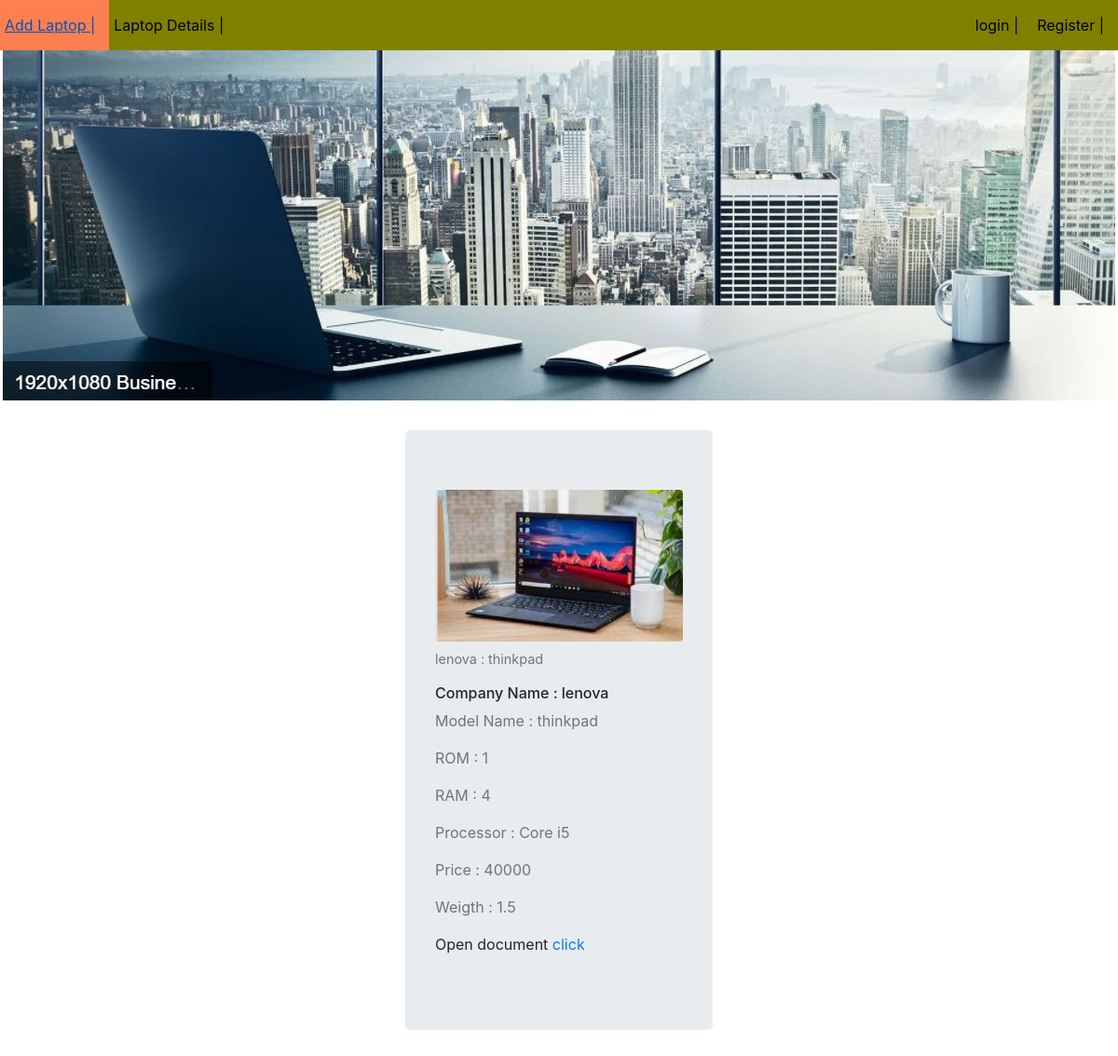
The app's page /fa/details/15/ with its own data.
### FirstApp/models.py (models this page shows, shortened)
class Laptop(models.Model):
    company = models.CharField(max_length=50)
    model_name = models.CharField(max_length=50)
    ram = models.IntegerField()
    rom = models.IntegerField()
    processor = models.CharField(max_length=30)
    price = models.IntegerField()
    weigth = models.FloatField()
    picture = models.ImageField(upload_to='images',default='')
    document = models.FileField(upload_to='files',default='')

### FirstApp/views.py (the view)
# urls.py: path('details/<int:id>/',views.details,name='details'),
def details(request,id):
    lap_object = Laptop.objects.get(id=id)
    template_name = 'FirstApp/detailslaptop.html'
    context = {'lap_object': lap_object}
    return render(request, template_name, context)

### templates/FirstApp/detailslaptop.html (shortened to what this page needs)
{% extends "layout.html" %}
{% load crispy_forms_tags %}
{% block content %}
<section class="vh-100" >
<div class="container" style="width:30%;">
  <div class="jumbotron">
  <figure class="figure">
  <img src="/media/{{lap_object.picture}}" class="figure-img img-fluid rounded" alt="Avatar" >
  <figcaption class="figure-caption">{{lap_object.company}} : {{lap_object.model_name}}</figcaption>
  </figure>
  <h6>Company Name : {{lap_object.company}}</h6>
  <p class="text-muted">Model Name : {{lap_object.model_name}}</p>
  <p class="text-muted">ROM : {{lap_object.rom}} </p>
  <p class="text-muted">RAM : {{lap_object.ram}} </p>
  <p class="text-muted">Processor : {{lap_object.processor}} </p>
  <p class="text-muted">Price : {{lap_object.price}} </p>
  <p class="text-muted">Weigth : {{lap_object.weigth}} </p>
  <p>Open document <a href="/media/{{lap_object.document}}">click </a></p>
 </div>
</div>
</section>
{% endblock %}

### static/FirstApp/style.css (style rules this page uses)
body { background-image: url("Capture_1.JPG"); background-repeat: no-repeat; }

### records on screen
Laptop: picture (picture), company "lenova", model_name "thinkpad", rom "1", ram "4", processor "Core i5", price "40000", weigth "1.5"
